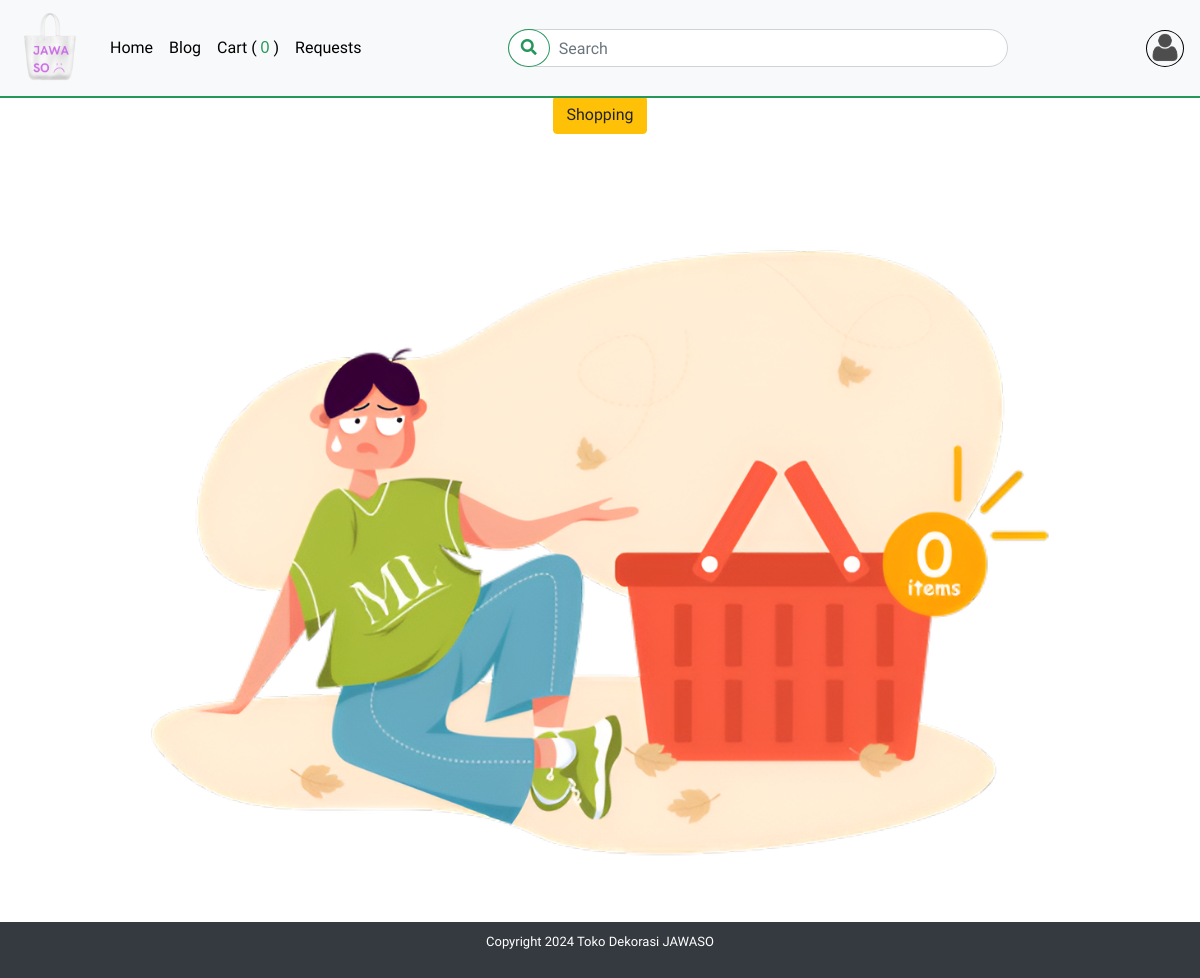
Before: /order/cart.php (signed in) with the older database file.
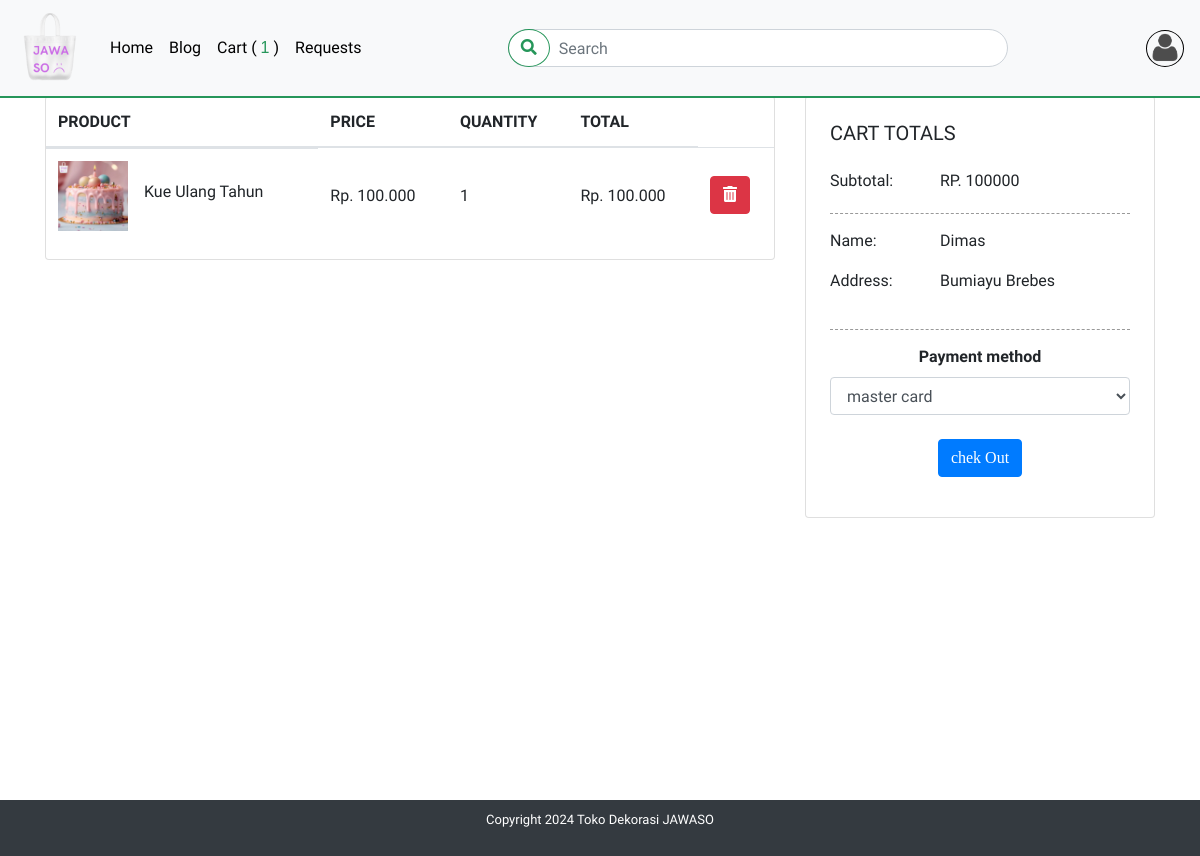
After: the same page with the newer database file.
### tables this page shows
CREATE TABLE `customers` (
  `id` int(11) NOT NULL,
  `name` varchar(20) NOT NULL,
  `email` varchar(50) NOT NULL,
  `password` varchar(12) NOT NULL,
  `phone` varchar(12) NOT NULL,
  `address` varchar(256) NOT NULL,
  `image_user` text DEFAULT 'pp.png',
  `tgl_lahir` date DEFAULT NULL
);

CREATE TABLE `orders` (
  `id` int(11) NOT NULL,
  `quantity` int(1) NOT NULL DEFAULT 1,
  `customerId` int(11) NOT NULL,
  `productId` int(11) NOT NULL
);

CREATE TABLE `product` (
  `id` int(11) NOT NULL,
  `image` text NOT NULL,
  `image2` text NOT NULL,
  `image3` text NOT NULL,
  `title` varchar(50) NOT NULL,
  `descriptions` varchar(255) NOT NULL,
  `price` int(11) NOT NULL,
  `categoryId` int(11) NOT NULL,
  `stok` int(11) NOT NULL
);

### genral/functions.php (called while the page is built, shortened)
<?php
function userPermissions(){
    $root_path = $GLOBALS['root_path'];
}

### order/cart.php (the view, shortened to what this page needs)
<?php
include "../genral/config.php";
include "../genral/functions.php";
if(isset($_SESSION['id'])){
    $idUser = $_SESSION['id'];
    $slecet = "SELECT *,orders.id AS orderID ,orders.quantity * product.price AS totalQuantity FROM orders JOIN product , customers WHERE customers.id = $idUser AND orders.productId = product.id AND customerId = customers.id;";
    $s = mysqli_query($connectSQL ,$slecet );
    $numRow = mysqli_num_rows($s);
    $total = "SELECT * ,orders.quantity * product.price AS totalQuantity , SUM(orders.quantity * product.price) AS sumTotal FROM orders JOIN product , customers WHERE customers.id = $idUser AND orders.productId = product.id AND customerId = customers.id;";
    $t = mysqli_query($connectSQL ,$total );
    $sumt = mysqli_fetch_assoc($t);
    $sumTotal  =$sumt['sumTotal'];
}
include "../shared/header.php";
include "../shared/nav.php";
?>
<div class="cart pt-5">
<div class="container pt-5">
<?php if($numRow > 0): ?>
<div class="row">
  <div class="col-md-8">
  <div class="card">
  <table class="table">
  <thead>
    <tr>
      <th scope="col">PRODUCT</th>
      <th scope="col">PRICE</th>
      <th scope="col">QUANTITY</th>
      <th scope="col">TOTAL</th>
    </tr>
  </thead>
  <tbody>
  <?php foreach($s as $data){ ?>
    <tr>
      <td class="product_list" scope="row">
        <img class='img_cart' src="../dashboard/product/upload/<?php echo $data['image']; ?>" alt="">
        <h6 class="cart_title pl-3"><?php echo $data['title'] ;?></h6>
      </td>
      <td>Rp. <?php echo number_format($data['price'], 0, ',', '.'); ?></td>
      <td><?php echo $data['quantity']?></td>
      <td>Rp. <?php echo number_format($data['totalQuantity'], 0, ',', '.'); ?></td>
      <td><a href="<?php echo $root_path ?>/order/cart.php?delete=<?php echo $data['orderID']; ?> " class="btn btn-danger"><i class="fas fa-trash-alt"></i></a></td>
    </tr>
    <?php } ?>
  </tbody>
</table>
</div>
</div>
<div class="col-md-4">
  <div class="card p-4">
    <h5>CART TOTALS</h5>
    <div class="row mt-3">
      <div class="col-4">
        <span>Subtotal:</span>
      </div>
      <div class="col-8">
        <span>RP. <?php echo $sumTotal  ;?></span>
      </div>
    </div>
    <span class="line"></span>
    <div class="row">
      <div class="col-4">
        <span>Name:</span>
      </div>
      <div class="col-8">
        <p><?php echo $nameR; ?></p>
      </div>
    </div>
    <div class="row">
      <div class="col-4">
        <span>Address:</span>
      </div>
      <div class="col-8">
        <p><?php echo $addressR; ?></p>
      </div>
    </div>
    <span class="line"></span>
    <div class="text-center form-group">
      <form action="" method="post">
        <label for="inputcategory">Payment method</label>
        <select class="form-control" name="payment_method">
          <option value="master card">master card</option>
        </select>
        <button type="submit" name="chekOut" class="btn btn-primary mt-4">chek Out</button>
      </form>
    </div>
  </div>
</div>
</div>
<?php else: ?>
  <div class="text-center ">
    <a href="<?php echo $root_path ?>/index.php#content_product" class="btn btn-warning">Shopping</a>
    <div class="cart-empty mt-5">
      <img class='img-fluid' src="<?php echo $root_path ?>/image/empty_cart.png" alt="">
    </div>
  </div>
<?php endif; ?>
</div>
</div>
<?php include "../shared/footer.php" ?>

### shared/header.php (shortened to what this page needs)
<!DOCTYPE html>
<html lang="en">
<head>
    <link rel="stylesheet" href="https://cdn.jsdelivr.net/npm/bootstrap@4.6.1/dist/css/bootstrap.min.css">
    <link rel="stylesheet" href="<?php echo $root_path ?>/css/all.min.css">
    <link rel="stylesheet" href="<?php echo $root_path ?>/css/animate.css">
    <link rel="stylesheet" href="https://cdnjs.cloudflare.com/ajax/libs/animate.css/4.1.1/animate.min.css" />
    <link rel="stylesheet" href="<?php echo $root_path ?>/css/main.css">
</head>
<body>

### shared/nav.php (shortened to what this page needs)
<?php
$host = "localhost";
$user = "root";
$password= "";
$dbName = "jawaso";
$connectSQL = mysqli_connect($host , $user , $password , $dbName);
if(isset($_SESSION['id'])){
$ccId = $_SESSION['id'];
$slecetOrder = "SELECT * FROM `orders` JOIN `product` , `customers` WHERE customers.id = $ccId AND orders.productId = product.id AND customerId = customers.id";
$sc = mysqli_query($connectSQL ,$slecetOrder);
$numRowOrder = mysqli_num_rows($sc);
}
if(isset($_SESSION['id'])){
$cId = $_SESSION['id'];
$slecetCstum = "SELECT * FROM `customers` WHERE customers.id = $cId ";
$sCstum= mysqli_query($connectSQL ,$slecetCstum);
$rowCstum = mysqli_fetch_assoc($sCstum);
    $nameR = $rowCstum['name'];
    $addressR = $rowCstum['address'];
    $image = $rowCstum['image_user'];
}
?>
<nav class="navbar navbar-expand-lg navbar-dark bg-light fixed-top" style="border-bottom: 2px solid #26965A;">
  <a class="navbar-brand" href="<?php echo $root_path ?>/index.php"><img src="<?php echo $root_path ?>/image/p1.png" style="width: 70px;" alt=""></a>
  <div class="collapse navbar-collapse" id="navbarSupportedContent">
    <ul class="navbar-nav mr-auto">
      <li class="nav-item active">
        <a class="nav-link" href="<?php echo $root_path ?>/index.php" style="color: black;" >Home<span class="sr-only">(current)</span></a>
      </li>
      <li class="nav-item">
        <a class="nav-link" href="<?php echo $root_path ?>/blog/blog.php" style="color: black;" >Blog</a>
      </li>
      <?php if(isset($_SESSION['customer'] )) :?>
      <li class="nav-item">
        <a class="nav-link" href="<?php echo $root_path ?>/order/cart.php" style="color: black;" >Cart
        ( <span class='count_cart' style="color: #26965A;"> <?php echo $numRowOrder ;?></span> )</a>
      </li>
      <li class="nav-item">
        <a class="nav-link" href="<?php echo $root_path ?>/customer_requests/customer_requests.php" style="color:black;" >requests</a>
      </li>
      <?php endif; ?>
    </ul>
    <div class="box_srarch">
    <form class="form-inline my-2 my-lg-0"  autocomplete="off" method="GET">
      <input id="search_text" name="search_term" class="form-control w-100" type="text" placeholder="Search" aria-label="Search" style="border-radius: 50px;" >
      <button name="search" class="btn btn-outline-primary my-2 my-sm-0" type="submit" style="border-radius: 50%; border: 1px solid #26965A; color: #26965A; background-color: transparent; transition: background-color 0.3s, color 0.3s, border-color 0.3s;" onmouseover="this.style.backgroundColor='#26965A'; this.style.color='#fff'; this.style.borderColor='#fff';" onmouseout="this.style.backgroundColor='transparent'; this.style.color='#26965A'; this.style.borderColor='#26965A';">
        <i class="fas fa-search"></i>
      </button>
    </form>
      </div>
    <?php if(isset($_SESSION['customer'] )) :?>
      <div class="form-inline my-2 my-lg-0 ml-auto dropdown ">
        <a href="#" role="button" id="dropdownMenuLink" data-toggle="dropdown" aria-expanded="false" style="border: 1px solid black; border-radius: 50%;" >
          <img class='img-logo' src="<?php echo $root_path ?>/user/upload_user_image/<?php echo $image ?>" alt=""></a>
      </div>
    <?php endif; ?>
  </div>
</nav>

### shared/footer.php (shortened to what this page needs)
<footer>
        <div class="container">
            <div class="row">
                <div class="col-lg-12">
                    <p>Copyright 2024 Toko Dekorasi <span>JAWASO</span></p>
                </div>
            </div>
        </div>
    </footer>
</body>
</html>

### css/main.css (style rules this page uses)
body { font-family: 'Oswald', sans-serif; font-family: 'Playfair Display', serif; font-family: 'Roboto Condensed', sans-serif; }
h1,h2,h3,h4,button { font-family: 'Oswald', sans-serif; font-family: 'Playfair Display', serif; }
label { font-weight: 600; }
.navbar,.landing { text-transform: capitalize; }
.count_cart { color: #ffc107; font-family: 'Trebuchet MS', 'Lucida Sans Unicode', 'Lucida Grande', 'Lucida Sans', Arial, sans-serif; }
.img-logo { height: 35px; border-radius: 50%; }
.box_srarch .form-inline { position: relative; }
.box_srarch .form-inline input { padding-left: 50px; }
.box_srarch .form-inline button { position: absolute; left: 0; }
.cart { min-height: 100vh; }
.cart td { vertical-align: inherit; }
.cart .product_list { display: flex; align-items: center; }
.cart .img_cart { width: 70px; height: 100%; object-fit: cover; object-position: top; }
.cart .line { width: 100%; height: 1px; display: block; border-bottom: 1px dashed #999; margin-bottom: 15px; padding: 10px 0; }
footer { padding: 10px 0; text-align: center; background-color: #343a40; }
footer p { font-size: 13px; color: #fff; }
footer p span { color: var(--min-color); }

Changed rows visible on the page:
changed customers: name (not shown) → "Dimas"; address (not shown) → "Bumiayu Brebes"
added orders: productId.image (picture), productId.title "Kue Ulang Tahun", productId.price "100.000", quantity "1", totalQuantity "100.000"
Other visible differences:
$numRowOrder: "0" → "1"
$sumTotal: (not shown) → "100000"
form field payment_method: (not shown) → "master card"
text no longer shown: "Shopping"
text now shown: "PRODUCT PRICE QUANTITY TOTAL CART TOTALS Subtotal: RP. Name: Address: Payment method chek Out"
